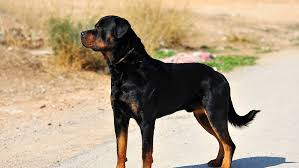
#> input picture Image and Video/Image/dog4.jpg, 299 x 168 px
$ python gradient.py
#> lines starting #> are read from the running program, lines starting #| are printed output that depends on the picture
import numpy as np
import cv2 as cv

img=cv.imread('Image/dog4.jpg')
#> img is the input picture: shape (168, 299, 3); mean B, G, R 135.1, 160.3, 178.4
cv.imshow("Dog",img)

lap=cv.Laplacian(img,cv.CV_64F)
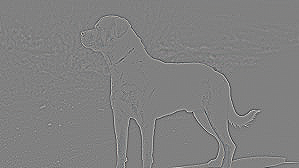
#> lap: shape (168, 299, 3) float64; mean B, G, R 0, 0, 0; drawn with min black and max white
lap=np.uint8(np.absolute(lap))
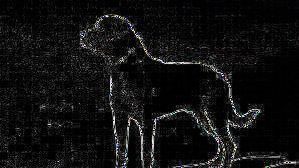
#> lap: shape (168, 299, 3); mean B, G, R 16.6, 16.5, 16.5
cv.imshow('Laplacian',lap)


soblex=cv.Sobel(img,cv.CV_64F,1,0)
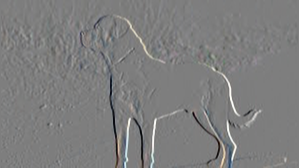
#> soblex: shape (168, 299, 3) float64; mean B, G, R 1.2, 0.8, 0.4; drawn with min black and max white
sobley=cv.Sobel(img,cv.CV_64F,0,1)
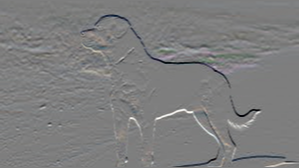
#> sobley: shape (168, 299, 3) float64; mean B, G, R 0.3, -1.5, -2.8; drawn with min black and max white
combine=cv.bitwise_or(soblex,sobley)
#> combine: shape (168, 299, 3) float64; 5.31% of the values are NaN or infinite; the others: min -130944, max 130944, mean -523.2

cv.imshow('Soblex',soblex)
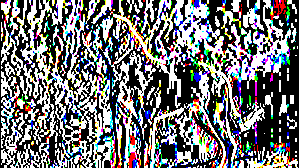
#> window 'Soblex': shape (168, 299, 3); mean B, G, R 116.2, 114.4, 114.7
cv.imshow('Sobley',sobley)
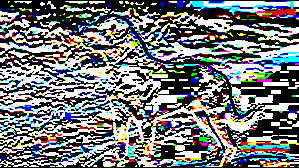
#> window 'Sobley': shape (168, 299, 3); mean B, G, R 122.5, 120.3, 116.6
cv.imshow('Combined',combine)
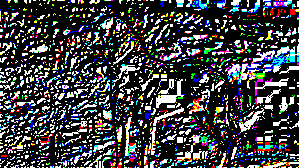
#> window 'Combined': shape (168, 299, 3); mean B, G, R 68.2, 65.6, 64
cv.waitKey(0)

$ run again, with Image and Video/Image/dog1.jpg copied over Image and Video/Image/dog4.jpg
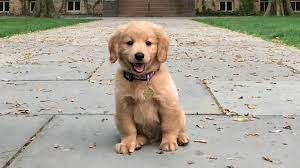
#> input picture Image and Video/Image/dog1.jpg, 300 x 168 px
#> img is the input picture: shape (168, 300, 3); mean B, G, R 149.1, 162.4, 168.2
#> `sobley=cv.Sobel(img,cv.CV_64F,0,1)`:
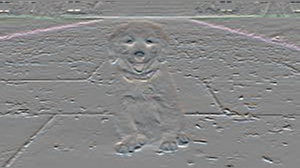
#> sobley: shape (168, 300, 3) float64; mean B, G, R 5.5, 4.9, 4.6; drawn with min black and max white
#> combine: shape (168, 300, 3) float64; 4.63% of the values are NaN or infinite; the others: min -130944, max 93184, mean -109
#> `cv.imshow('Combined',combine)`:
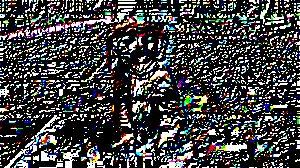
#> window 'Combined': shape (168, 300, 3); mean B, G, R 67.2, 67.2, 66.1

$ run again, with Image and Video/Image/dog2.jpg copied over Image and Video/Image/dog4.jpg
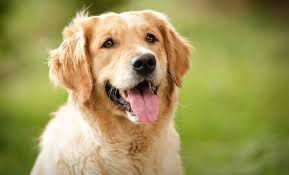
#> input picture Image and Video/Image/dog2.jpg, 289 x 175 px
#> img is the input picture: shape (175, 289, 3); mean B, G, R 89.6, 151.3, 160.5
#> `sobley=cv.Sobel(img,cv.CV_64F,0,1)`:
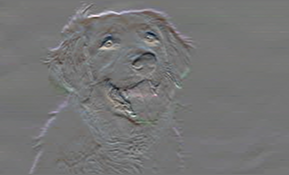
#> sobley: shape (175, 289, 3) float64; mean B, G, R 1.6, 1.1, 1.2; drawn with min black and max white
#> combine: shape (175, 289, 3) float64; 6.38% of the values are NaN or infinite; the others: min -85376, max 77696, mean -58.48
#> `cv.imshow('Combined',combine)`:
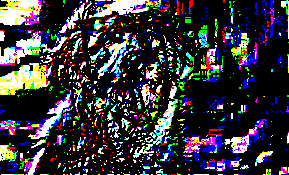
#> window 'Combined': shape (175, 289, 3); mean B, G, R 58.9, 53.2, 55

$ run again, with Image and Video/Image/dog3.jpg copied over Image and Video/Image/dog4.jpg
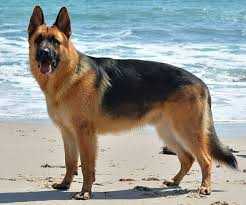
#> input picture Image and Video/Image/dog3.jpg, 246 x 205 px
#> img is the input picture: shape (205, 246, 3); mean B, G, R 147.1, 152, 150.3
#> combine: shape (205, 246, 3) float64; 5.1% of the values are NaN or infinite; the others: min -128512, max 114560, mean -392.3
#> `cv.imshow('Combined',combine)`:
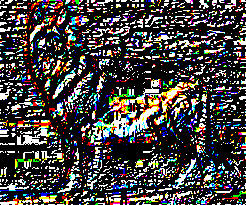
#> window 'Combined': shape (205, 246, 3); mean B, G, R 63.4, 65.5, 68.1
